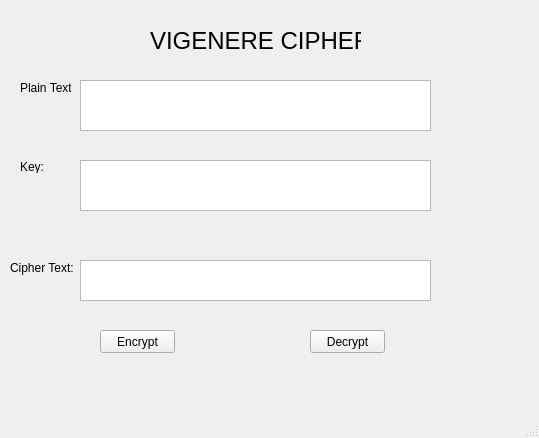
<?xml version="1.0" encoding="UTF-8"?>
<ui version="4.0">
 <class>MainWindow</class>
 <widget class="QMainWindow" name="MainWindow">
  <property name="geometry">
   <rect>
    <x>0</x>
    <y>0</y>
    <width>539</width>
    <height>438</height>
   </rect>
  </property>
  <property name="windowTitle">
   <string>MainWindow</string>
  </property>
  <widget class="QWidget" name="centralwidget">
   <widget class="QLabel" name="label">
    <property name="geometry">
     <rect>
      <x>20</x>
      <y>80</y>
      <width>51</width>
      <height>16</height>
     </rect>
    </property>
    <property name="text">
     <string>Plain Text:</string>
    </property>
   </widget>
   <widget class="QLabel" name="label_2">
    <property name="geometry">
     <rect>
      <x>20</x>
      <y>160</y>
      <width>47</width>
      <height>13</height>
     </rect>
    </property>
    <property name="text">
     <string>Key:</string>
    </property>
   </widget>
   <widget class="QLabel" name="label_3">
    <property name="geometry">
     <rect>
      <x>10</x>
      <y>260</y>
      <width>71</width>
      <height>16</height>
     </rect>
    </property>
    <property name="text">
     <string>Cipher Text:</string>
    </property>
   </widget>
   <widget class="QLabel" name="label_4">
    <property name="geometry">
     <rect>
      <x>150</x>
      <y>20</y>
      <width>211</width>
      <height>41</height>
     </rect>
    </property>
    <property name="font">
     <font>
      <pointsize>18</pointsize>
     </font>
    </property>
    <property name="text">
     <string>VIGENERE CIPHER</string>
    </property>
   </widget>
   <widget class="QPlainTextEdit" name="txt_plain_text">
    <property name="geometry">
     <rect>
      <x>80</x>
      <y>80</y>
      <width>351</width>
      <height>51</height>
     </rect>
    </property>
   </widget>
   <widget class="QPlainTextEdit" name="txt_key">
    <property name="geometry">
     <rect>
      <x>80</x>
      <y>160</y>
      <width>351</width>
      <height>51</height>
     </rect>
    </property>
   </widget>
   <widget class="QPlainTextEdit" name="txt_cipher_text">
    <property name="geometry">
     <rect>
      <x>80</x>
      <y>260</y>
      <width>351</width>
      <height>41</height>
     </rect>
    </property>
   </widget>
   <widget class="QPushButton" name="btn_encrypt">
    <property name="geometry">
     <rect>
      <x>100</x>
      <y>330</y>
      <width>75</width>
      <height>23</height>
     </rect>
    </property>
    <property name="text">
     <string>Encrypt</string>
    </property>
   </widget>
   <widget class="QPushButton" name="btn_decrypt">
    <property name="geometry">
     <rect>
      <x>310</x>
      <y>330</y>
      <width>75</width>
      <height>23</height>
     </rect>
    </property>
    <property name="text">
     <string>Decrypt</string>
    </property>
   </widget>
  </widget>
  <widget class="QMenuBar" name="menubar">
   <property name="geometry">
    <rect>
     <x>0</x>
     <y>0</y>
     <width>539</width>
     <height>21</height>
    </rect>
   </property>
  </widget>
  <widget class="QStatusBar" name="statusbar"/>
 </widget>
 <resources/>
 <connections/>
</ui>
